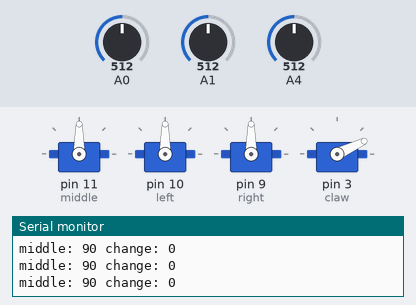
This sketch was run on a simulated Arduino Uno, built with avr-gcc and run on an emulated ATmega328P. Shown: 4 × servo, the last lines printed to the serial monitor. Inputs (shaded band) come from the test bench; at power-on: A0 = 512, A4 = 512, A1 = 512.

Above: at 1.2 s.
1.3 s: A0 set to 554
At 1.9 s:
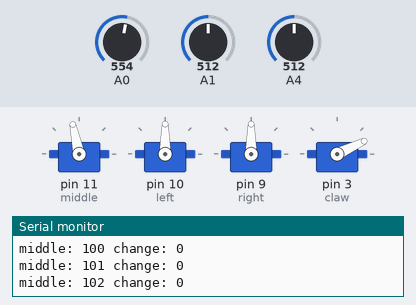
4.3 s: A4 set to 524
7.3 s: A4 set to 551
At 7.47 s:
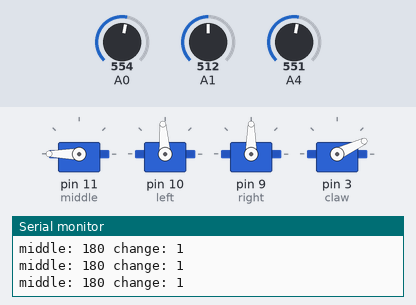
10.3 s: A1 set to 545
At 10.49 s:
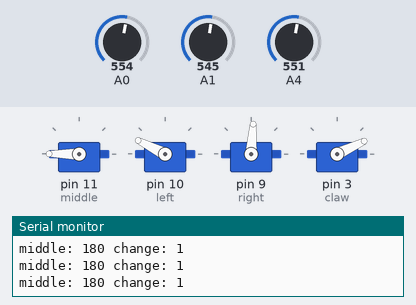
13.3 s: A1 set to 0
16.3 s: A0 set to 122
At 18.8 s:
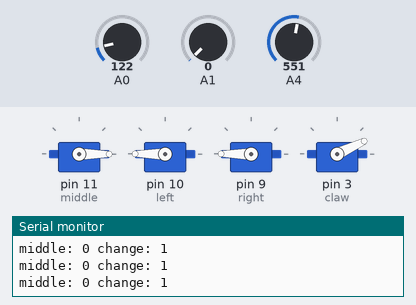
Timing chart, 0 to 20.3 s (numbered marks = the images above; inputs shaded):
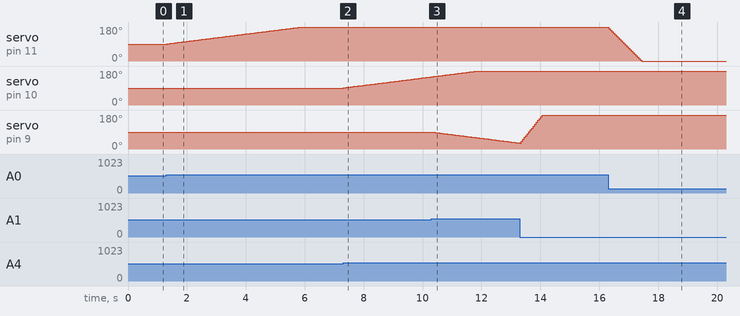

The sketch:

arm.ino
```cpp
#include <Servo.h>

Servo middle, left, right, claw ;  // creates 4 "servo objects"

void setup()
{
  Serial.begin(9600);
  middle.attach(11);  // attaches the servo on pin 11 to the middle object
  left.attach(10);  // attaches the servo on pin 10 to the left object
  right.attach(9);  // attaches the servo on pin 9 to the right object
  claw.attach(3);  // attaches the servo on pin 6 to the claw object
}

int m_pos = 90;
int l_pos = 90;
int r_pos = 90;
int c_pos = 25;
int change = 0;
void loop()

{
  change = map(analogRead(0), 0, 1023, -10, 11);
  m_pos = constrain(m_pos + change, 0, 180);

  change = -map(analogRead(1), 0, 1023, -10, 11);
  r_pos = constrain(r_pos + change, 0, 180);

  change = map(analogRead(4), 0, 1023, -10, 11);
  l_pos = constrain(l_pos + change, 0, 180);

  middle.write(m_pos);
  left.write(l_pos);
  right.write(r_pos);
  claw.write(c_pos)
  ;
//  delay(300); // doesn't constantly update the servos which can fry them
  Serial.print("middle: ");
  Serial.print(m_pos);
  Serial.print(" change: ");
  Serial.print(change);
  Serial.println();
  delay(50);
}
```

Measured:
- the behaviour switches between 535 and 536 on A0 (found by bisection; images 0 and 1)
- the behaviour switches between 535 and 536 on A4 (found by bisection; images 1 and 2)
- the behaviour switches between 535 and 536 on A1 (found by bisection; images 2 and 3)
- after the input at 1.3 s, servo on pin 11 (middle): moves from 90° to 149° over 3.0 s, starting at once
- after the input at 7.3 s, servo on pin 10 (left): moves from 90° to 149° over 3.0 s, starting at once
- after the input at 10.3 s, servo on pin 9 (right): moves from 90° to 31° over 3.0 s, starting at once
- after the input at 16.3 s, servo on pin 11 (middle): moves from 180° to 0° over 1.1 s, starting at once
